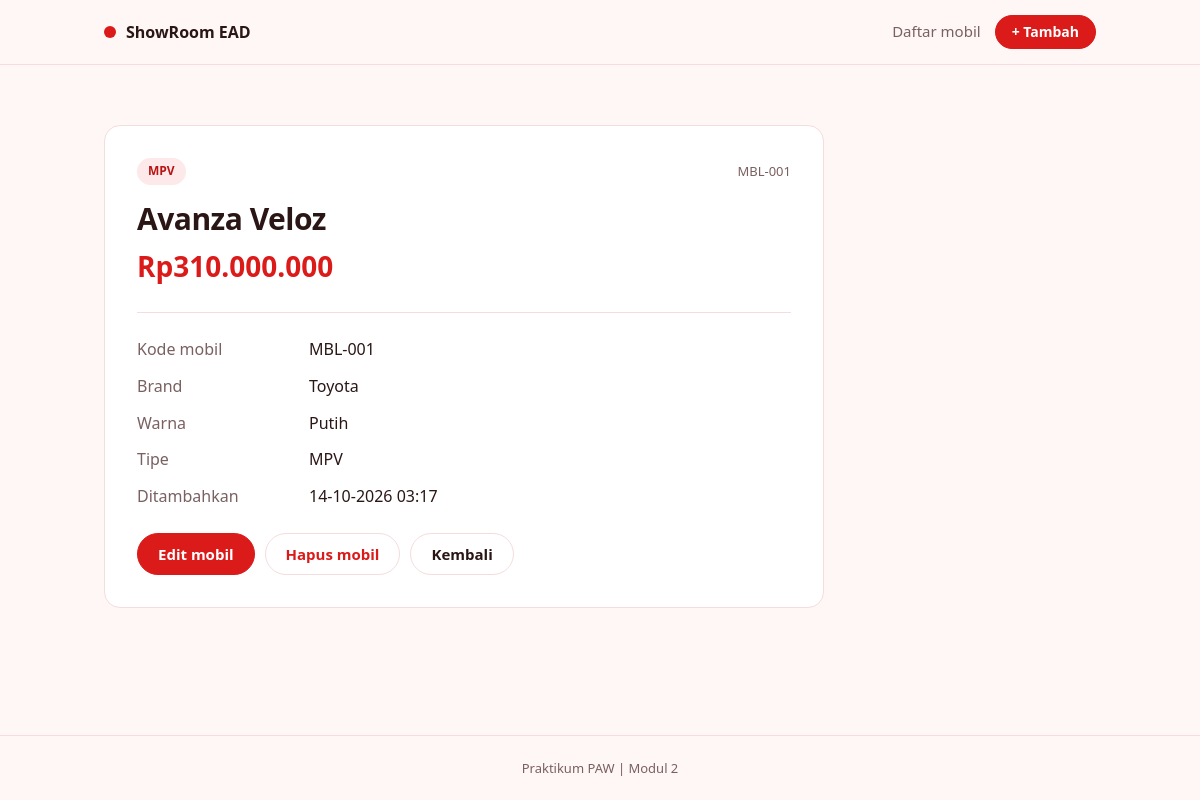
Screenshot of /detail.php?id=1 with the database file from the repository.
### tables this page shows
CREATE TABLE `showroom_mobil` (
  `id` int(10) UNSIGNED NOT NULL,
  `kode_mobil` varchar(20) NOT NULL,
  `nama_mobil` varchar(100) NOT NULL,
  `brand_mobil` varchar(50) NOT NULL,
  `warna_mobil` varchar(30) NOT NULL,
  `tipe_mobil` varchar(20) NOT NULL,
  `harga_mobil` decimal(13,2) NOT NULL,
  `created_at` timestamp NOT NULL DEFAULT current_timestamp()
);

### functions.php (called while the page is built, shortened)
<?php
function h($teks)
{
    return htmlspecialchars((string) $teks, ENT_QUOTES, 'UTF-8');
}
function input($sumber, $nama)
{
    if (isset($sumber[$nama]) && is_string($sumber[$nama])) {
        return trim($sumber[$nama]);
    }
    return '';
}
function rupiah($angka)
{
    return 'Rp' . number_format((float) $angka, 0, ',', '.');
}
function cari_mobil($conn, $id)
{
    $stmt = $conn->prepare('SELECT * FROM showroom_mobil WHERE id = ?');
    $stmt->execute([$id]);
    return $stmt->get_result()->fetch_assoc();
}

### detail.php (the view, shortened to what this page needs)
<?php
require 'functions.php';
require 'connect.php';
$id    = (int) input($_GET, 'id');
$mobil = cari_mobil($conn, $id);
require 'header.php';
?>
<article class="card detail">
    <div class="car-top">
        <span class="badge"><?= h($mobil['tipe_mobil']) ?></span>
        <span class="code"><?= h($mobil['kode_mobil']) ?></span>
    </div>
    <h1><?= h($mobil['nama_mobil']) ?></h1>
    <p class="price price-lg"><?= rupiah($mobil['harga_mobil']) ?></p>
    <dl class="specs">
        <dt>Kode mobil</dt>
        <dd><?= h($mobil['kode_mobil']) ?></dd>
        <dt>Brand</dt>
        <dd><?= h($mobil['brand_mobil']) ?></dd>
        <dt>Warna</dt>
        <dd><?= h($mobil['warna_mobil']) ?></dd>
        <dt>Tipe</dt>
        <dd><?= h($mobil['tipe_mobil']) ?></dd>
        <dt>Ditambahkan</dt>
        <dd><?= date('d-m-Y H:i', strtotime($mobil['created_at'])) ?></dd>
    </dl>
    <div class="actions">
        <a class="btn" href="update.php?id=<?= $id ?>">Edit mobil</a>
        <a class="btn btn-ghost btn-danger" href="delete.php?id=<?= $id ?>">Hapus mobil</a>
        <a class="btn btn-ghost" href="index.php">Kembali</a>
    </div>
</article>
<?php require 'footer.php'; ?>

### styles.css (style rules this page uses)
:root { --merah: #DB1A1A; --merah-tua: #B91414; --latar: #FFF6F6; --putih: #FFFFFF; --merah-muda: #FDE9E9; --garis: #F4DDDD; --teks: #2B1616; --teks-pudar: #7A6060; }
* { box-sizing: border-box; }
body { margin: 0; background: var(--latar); color: var(--teks); font: 16px/1.55 system-ui, -apple-system, "Segoe UI", Roboto, Arial, sans-serif; }
h1, h2, p, dl, dd { margin: 0; }
h1 { font-size: 30px; line-height: 1.2; letter-spacing: -0.5px; overflow-wrap: anywhere; }
.btn { display: inline-block; padding: 11px 20px; border: 1px solid var(--merah); border-radius: 999px; background: var(--merah); color: #fff; font: inherit; font-size: 15px; font-weight: 600; line-height: 1.2; text-align: center; text-decoration: none; cursor: pointer; }
.btn-ghost { background: transparent; border-color: var(--garis); color: var(--teks); }
.btn-danger { color: var(--merah); }
.actions { display: flex; flex-wrap: wrap; gap: 10px; margin-top: 24px; }
.card { background: var(--putih); border: 1px solid var(--garis); border-radius: 16px; }
.form, .detail { max-width: 720px; margin-top: 24px; padding: 32px; }
.car-top { display: flex; align-items: center; justify-content: space-between; gap: 12px; margin-bottom: 16px; }
.badge { padding: 4px 11px; border-radius: 999px; background: var(--merah-muda); color: var(--merah-tua); font-size: 12px; font-weight: 600; }
.code { color: var(--teks-pudar); font-size: 13px; }
.price { margin-top: 16px; font-size: 19px; font-weight: 700; }
.price-lg { margin-top: 8px; color: var(--merah); font-size: 28px; }
.specs { display: grid; grid-template-columns: 160px 1fr; gap: 12px; margin-top: 24px; padding-top: 24px; border-top: 1px solid var(--garis); }
.specs dt { color: var(--teks-pudar); }
.specs dd { font-weight: 500; overflow-wrap: anywhere; }

### rows the page displays
showroom_mobil: tipe_mobil "MPV", kode_mobil "MBL-001", nama_mobil "Avanza Veloz", harga_mobil "Rp310.000.000", brand_mobil "Toyota", warna_mobil "Putih", created_at "14-10-2026 03:17"
